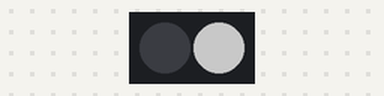
Bench run of a sketch on a simulated Arduino Uno, built with avr-gcc and run on an emulated ATmega328P. Shown: 2 RGB LEDs in strip order, left to right. Dim RGB values are drawn brighter than linear; random numbers use the default seed unless the sketch sets one; what the sketch prints to the serial monitor is not drawn.

Above: at 0.12 s.
At 9.9 s:
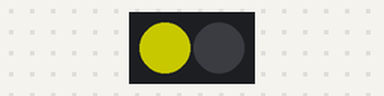
At 19.92 s:
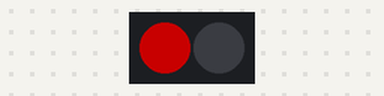
At 39.73 s:
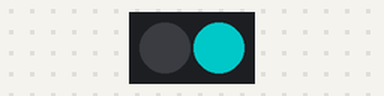
Timing chart, 0 to 40.0 s (numbered marks = the images above):
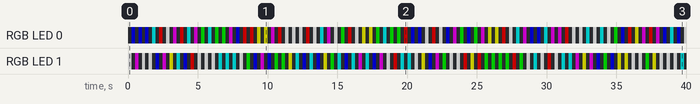

The sketch:

Random_Colors.ino
```cpp
#include <Adafruit_NeoPixel.h>

Adafruit_NeoPixel leds = Adafruit_NeoPixel(2, 15, NEO_GRB + NEO_KHZ800);

void setup() {
  Serial.begin(9600);
  Serial.println("Hello World");

  leds.begin();
  leds.show();

}

void loop() {
  // put your main code here, to run repeatedly:
  static uint32_t last_switched = 0;
  static uint8_t blink_state = 0;

  static uint32_t switch_speed = 200;

  static uint8_t r_l = 0;
  static uint8_t g_l = 0;
  static uint8_t b_l = 0;

  uint8_t r = 0;
  uint8_t g = 0;
  uint8_t b = 0;

  do {
    r = 255 * random(0, 2);
    g = 255 * random(0, 2);
    b = 255 * random(0, 2);
  } while (((r + g + b) == 0) || (r == r_l && g == g_l && b == b_l));

  r_l = r;
  b_l = b;
  g_l = g;

  if (blink_state == 1) {
    blink_state = 0;

    leds.setPixelColor(0, r, g, b);
    leds.setPixelColor(1, 0, 0, 0);

  } else {
    blink_state =   1;

    leds.setPixelColor(1, r, g, b);
    leds.setPixelColor(0, 0, 0, 0);
  }


  leds.setBrightness(100);

  leds.show();

  delay(250);


}
```

Measured:
- by itself, RGB LED 0: off → RGB(0, 0, 100) at 0.25 s, → off 0.25 s later, → RGB(0, 0, 100) 0.25 s later, → off 0.25 s later, … (159 changes in this stretch)
- by itself, RGB LED 1: off → RGB(100, 100, 100) at 0.00 s, → off 0.25 s later, → RGB(100, 0, 100) 0.25 s later, → off 0.25 s later, … (160 changes in this stretch)
